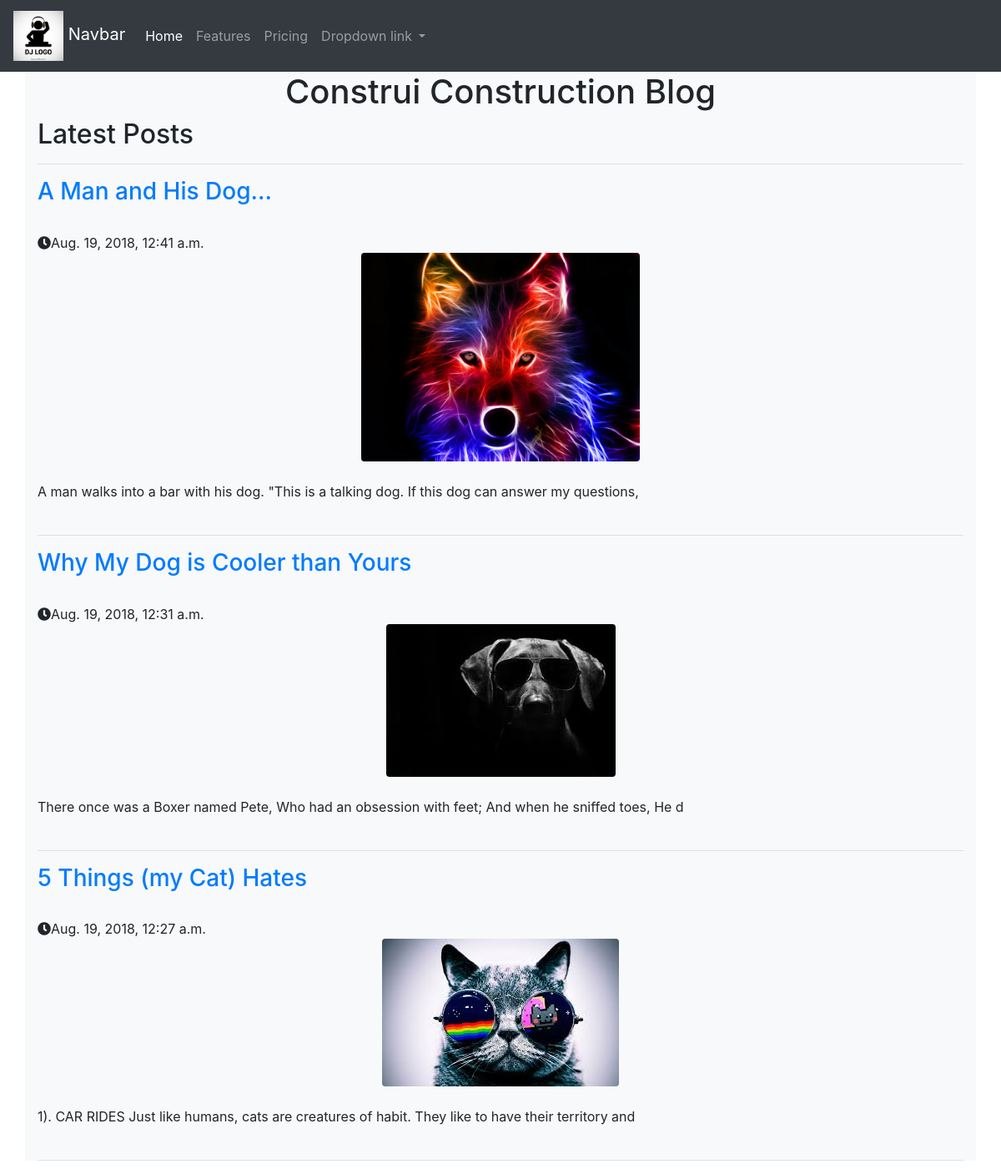
The page / on the database its author committed.
### posts/models.py (models this page shows, shortened)
class Post(models.Model):
    title = models.CharField(max_length=140)
    pub_date = models.DateTimeField()
    image = models.ImageField(upload_to='media/')
    body = models.TextField()
    def preview(self):
        return(self.body[:100])

### posts/views.py (the view)
# urls.py: 2. Add a URL to urlpatterns:  path('', views.home, name='home')
def home(request):
    posts = Post.objects.order_by('-pub_date')
    return render(request, 'posts/home.html', {'posts':posts})

### posts/templates/posts/home.html
{% extends 'base.html' %}
{% block body_block %}
    <div class="container bg-light">
        <h1 class="text-center">Construi Construction Blog</h1>
        <h2>Latest Posts</h2>
        <hr />
        {% for post in posts.all %}
        <h3><a href="{% url 'post_detail' post.id %}"> {{ post.title }} </a></h3>
        <br />
        <i class="fas fa-clock"></i>{{ post.pub_date }}
        <br />
        <img src="{{ post.image.url }}" class="rounded mx-auto d-block" style="max-height:250px;"/>
        <br />
        {{ post.preview }}
        <br />
        <br />
        <hr />
        {% endfor %}
    </div>
{% endblock %}

### templates/base.html (shortened to what this page needs)
<!doctype html>
<html lang="en">
  <head>
    <link rel="stylesheet" href="https://stackpath.bootstrapcdn.com/bootstrap/4.1.3/css/bootstrap.min.css">
      <link rel="stylesheet" href="https://use.fontawesome.com/releases/v5.2.0/css/all.css">
  </head>
  <body>
    <nav class="navbar navbar-expand-lg navbar-dark bg-dark">
      <a class="navbar-brand" href="#">
          {% load static %}
        <img src="{% static 'posts/logo.jpg' %}" width="60" height="60" alt="nope">
          Navbar
      </a>
      <div class="collapse navbar-collapse" id="navbarNavDropdown">
        <ul class="navbar-nav">
          <li class="nav-item active">
            <a class="nav-link" href="{% url 'home' %}">Home <span class="sr-only">(current)</span></a>
          </li>
          <li class="nav-item">
            <a class="nav-link" href="#">Features</a>
          </li>
          <li class="nav-item">
            <a class="nav-link" href="#">Pricing</a>
          </li>
          <li class="nav-item dropdown">
            <a class="nav-link dropdown-toggle" href="#" id="navbarDropdownMenuLink" role="button" data-toggle="dropdown" aria-haspopup="true" aria-expanded="false">
              Dropdown link
            </a>
          </li>
        </ul>
      </div>
    </nav>
    <div>
        {% block body_block %}{% endblock %}
    </div>
  </body>
</html>

### rows shown on the page
Post: title "A Man and His Dog...", pub_date "Aug. 19, 2018, 12:41 a.m.", image (picture), preview "A man walks into a bar with his dog. \"This is a talking dog. If this dog can answer my questions,"
Post: title "Why My Dog is Cooler than Yours", pub_date "Aug. 19, 2018, 12:31 a.m.", image (picture), preview "There once was a Boxer named Pete, Who had an obsession with feet; And when he sniffed toes, He d"
Post: title "5 Things (my Cat) Hates", pub_date "Aug. 19, 2018, 12:27 a.m.", image (picture), preview "1). CAR RIDES Just like humans, cats are creatures of habit. They like to have their territory and"
